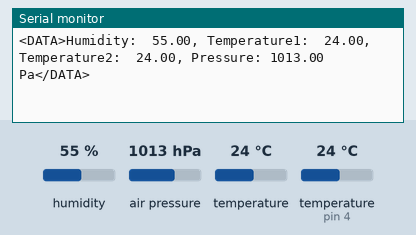
A sketch run on a simulated Arduino Uno, built with avr-gcc and run on an emulated ATmega328P. On the bench: the last lines printed to the serial monitor. Inputs (shaded band) come from the test bench; at power-on: humidity 55 %, air pressure 1013 hPa, temperature 24 °C, temperature (sensor on pin 4) 24 °C.

Above: at 10.9 s.
11.0 s: humidity set to 22 %
At 20.9 s:
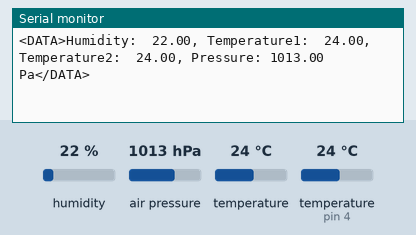
21.1 s: air pressure set to 952 hPa
At 31.0 s:
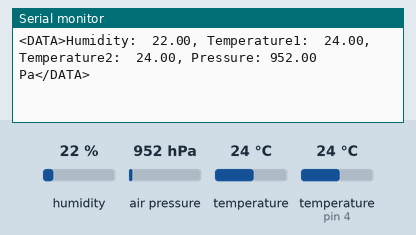
31.2 s: temperature (sensor 0) set to 12 °C
At 41.1 s:
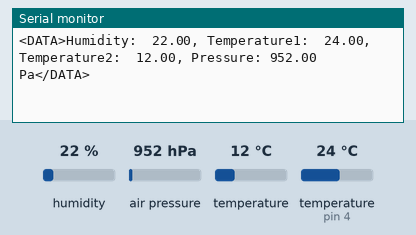
41.3 s: temperature (sensor on pin 4) set to 12 °C
At 51.2 s:
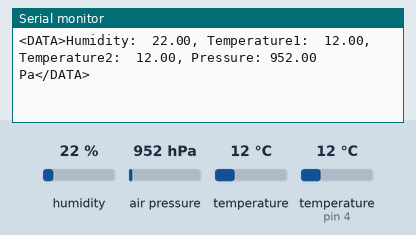
51.4 s: humidity set to 40 %
At 61.3 s:
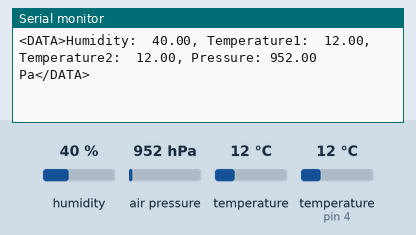
61.5 s: air pressure set to 975 hPa
At 72.1 s:
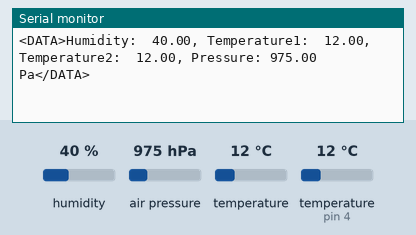
Timing chart, 0 to 72.6 s (numbered marks = the images above; inputs shaded):
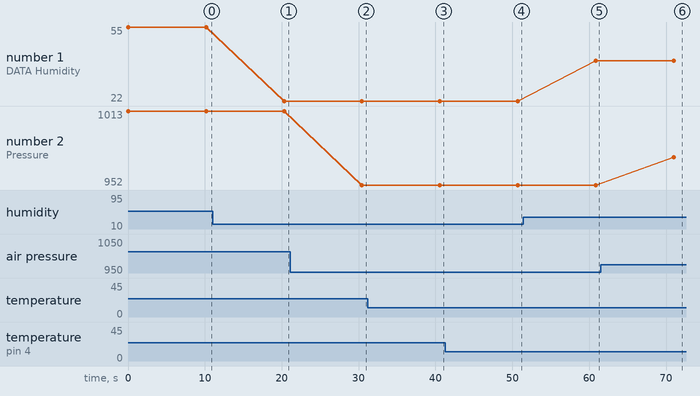

Measured:
- after the input at 11.0 s, the serial monitor: prints a new line after 9.3 s (image 1)
- after the input at 21.1 s, the serial monitor: prints a new line after 9.3 s (image 2)
- after the input at 31.2 s, the serial monitor: prints a new line after 9.4 s (image 3)
- after the input at 41.3 s, the serial monitor: prints a new line after 9.4 s (image 4)
- after the input at 51.4 s, the serial monitor: prints a new line after 9.4 s (image 5)
- after the input at 61.5 s, the serial monitor: prints a new line after 9.5 s (image 6)
- plotted number 1: 55 → 22 after the input at 11.0 s, 22 → 40 after the input at 51.4 s
- plotted number 2: 1013 → 952 after the input at 21.1 s, 952 → 975 after the input at 61.5 s

The sketch:

sensorReading.ino
```cpp
#include <Wire.h>
#include <Adafruit_Sensor.h>
#include <Adafruit_BMP280.h>
#include <dht11.h>
#define DHTPIN 4
#define DHTTYPE DHT11
#include <SoftwareSerial.h>

dht11 DHT11;
SoftwareSerial HC05(2, 3); // RX, TX
Adafruit_BMP280 bmp; // I2C interface

void setup() {
  Serial.begin(38400);     // Serial Monitor baud rate
  HC05.begin(9600);       // HC-05 baud rate
  Serial.println("BT ready!");

  if (!bmp.begin()) {
    Serial.println("Could not find a valid BMP280 sensor, check wiring!");
    while (1);
  }
}

void loop() {
  int chk = DHT11.read(DHTPIN);


char buffer[150];
    char tempStr[10], humStr[10], temp2Str[10], pressureStr[10];


    // Convert float values to strings
    dtostrf(DHT11.humidity, 6, 2, humStr);
    dtostrf(DHT11.temperature, 6, 2, tempStr);
    dtostrf(bmp.readTemperature(), 6, 2, temp2Str);
    dtostrf(bmp.readPressure() / 100.0, 6, 2, pressureStr);

    // Format the output string
    sprintf(buffer, "<DATA>Humidity: %s, Temperature1: %s, Temperature2: %s, Pressure: %s Pa</DATA>",
            humStr, tempStr, temp2Str, pressureStr);

    // Send the formatted string over Serial and HC05
    Serial.println(buffer);
    HC05.println(buffer);


  delay(10000);
}
```
